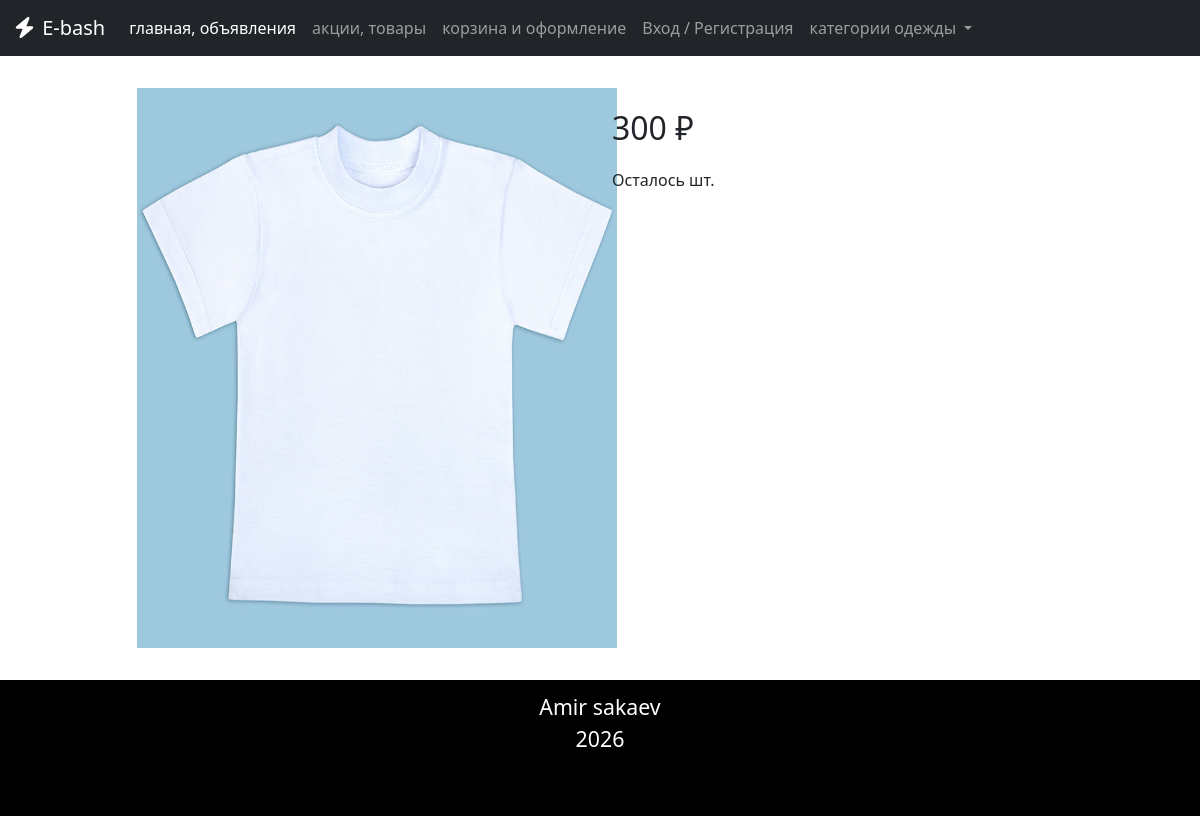
The app's page /item/2 with its own data.
### e_bash_app/models.py (models this page shows, shortened)
class Item(models.Model):
    clothing_types = (
        ('headwear', 'головные уборы'),
        ('t-shirt', 'футболка'),
        ('underwear', 'штаны'),
        ('sweater', 'свитера'),
        ('boots', 'ботинки'),
        ('gloves', 'перчатки'),
        ('socks', 'носки'),
    )
    item_title = models.CharField(max_length = 100) # название товара
    price = models.IntegerField() # цена
    photo = models.ImageField() # фото товара
    material = models.CharField(max_length = 20) # материал
    clothing_type = models.CharField(max_length = 20, choices=clothing_types) # вид одежды
    clothing_color = models.CharField(max_length = 20) # цвет одежды
    clothing_size = models.CharField(max_length = 3) # размер одежды
    gender = models.CharField(max_length = 7) #мужское/женское/унисекс
    care = models.CharField(max_length = 100) #уход за вещами
    dop_info = models.TextField() # доп. информация

### e_bash_app/views.py (the view)
# urls.py: path('item/<int:id>', views.item_template, name='item'),
def item_template(request, id):
    item = Item.objects.get(id = id) # конструктор класса
    context = {
        'item' : item
    }
    return render(request, 'item_template.html', context)

### e_bash_app/templates/item_template.html (shortened to what this page needs)
{% extends 'base.html' %}
{% load static %}
{% block css %}
    <link rel="stylesheet" href={% static 'css/header.css' %}>
    <link rel="stylesheet" href={% static 'css/item.css' %}>
{% endblock %}
{% block content %}
    <div class="container" id="item">
        <div class="row justify-content-end">
            <div class="col-5">
                <img src="{{ item.photo.url }}" alt="{{ item.title }}" class="item-img-2">
            </div>
            <div class="col-6">
                <p id="item-price">{{ item.price }} ₽</p>
                <p id="item-quantity">Осталось {{ item.quantity }} шт.</p>
            </div>
        </div>
    </div>
{% endblock %}

### e_bash_app/static/css/item.css (style rules this page uses)
#item { margin-top: 2rem; margin-bottom: 2rem; }
#item-price { font-size: 2rem; }
.item-img-2 { width: 30rem; height: 35rem; }

### records on screen
Item: photo (picture), price "300"
